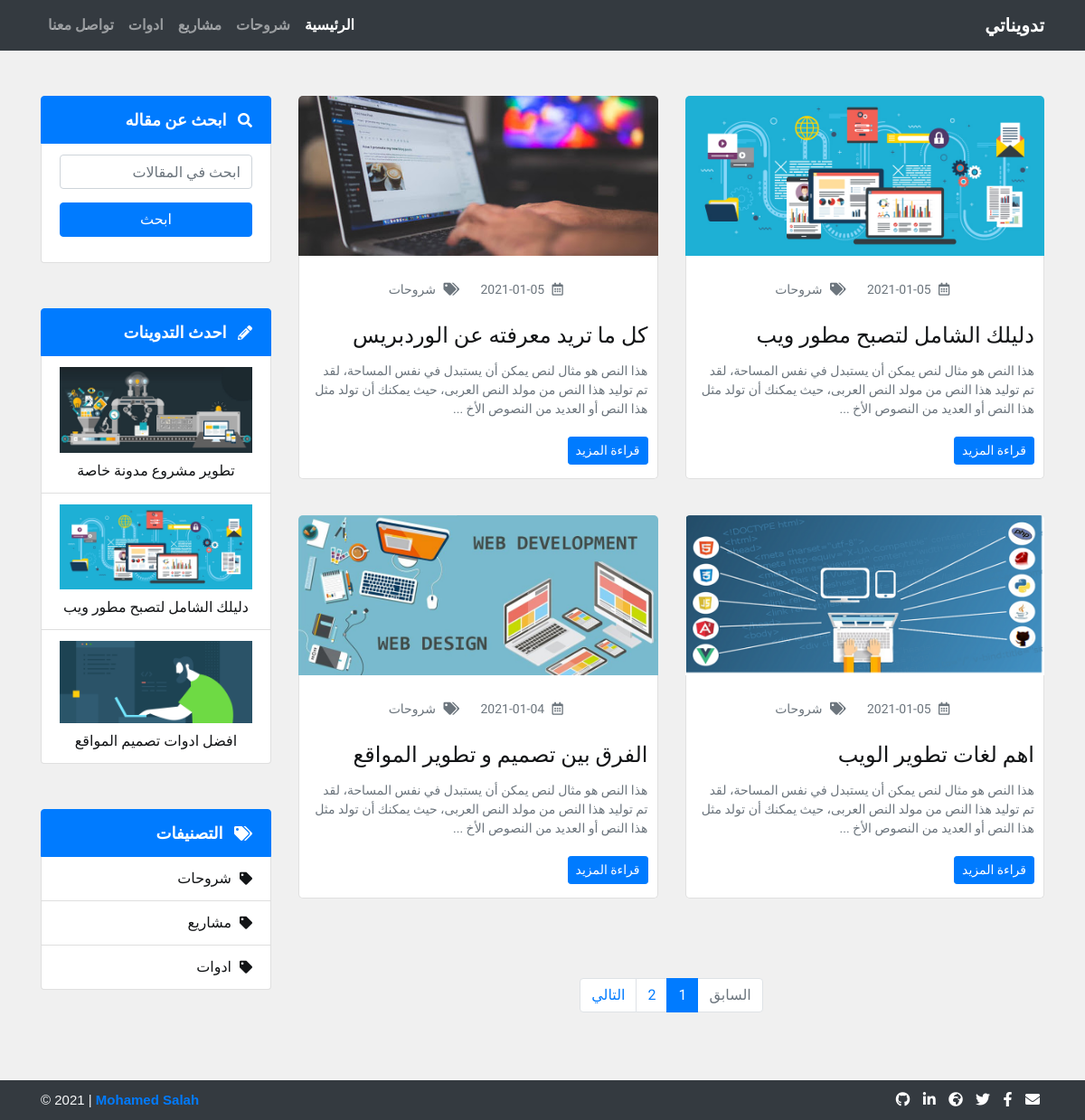
Page /categories.php?category=شروحات on the earlier database version.
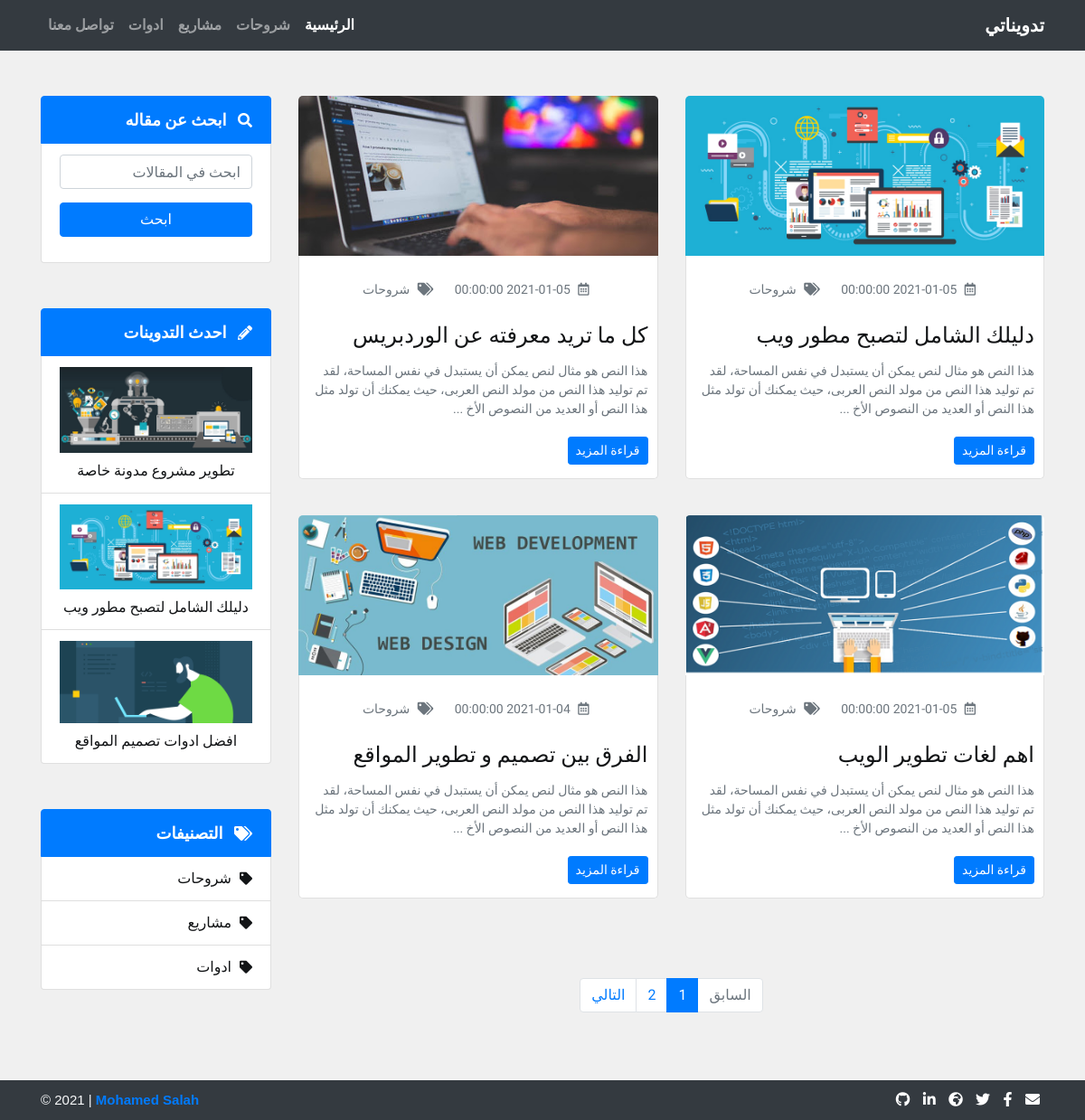
Same page on the later database version.
### tables this page shows
CREATE TABLE `posts` (
  `post_id` int(11) NOT NULL,
  `post_title` varchar(100) NOT NULL,
  `post_category` varchar(100) NOT NULL,
  `post_content` varchar(5000) NOT NULL,
  `post_picture` varchar(100) NOT NULL,
  `post_date` DATETIME NOT NULL DEFAULT current_timestamp()
);

### categories.php (the view, shortened to what the changed rows need)
<?php
include 'dashboard/include/connection.php';
include 'include/header.php';
$categoryName = $_GET['category'];
?>
<div class="content">
  <div class="container">
    <div class="row">
      <div class="col-lg-9">
        <div class="row">
          <?php
          isset($_GET['page']) ? $page = $_GET['page'] : $page = 1;
          $limit = 4;
          $start = ($page - 1) * $limit;
          $query = 'SELECT * FROM posts WHERE post_category = :categoryName ORDER BY post_id DESC LIMIT ' . $start . ', ' . $limit;
          $stmt = $db->prepare($query);
          $stmt->bindParam(':categoryName', $categoryName);
          $stmt->execute();
          while($row = $stmt->fetch()) {
            ?>
            <div class="post col-md-6">
              <div class="post-img">
                <a href="post.php?id=<?php echo $row['post_id']; ?>">
                  <img class="img-fluid" src="images/posts/<?php echo $row['post_picture']; ?>" alt="Post Image">
                </a>
              </div>
              <div class="post-details border-top-0 bg-white">
                <div class="post-meta text-secondary text-center">
                  <i class="far fa-calendar-alt"></i>
                  <span class="date"><?php echo $row['post_date']; ?></span>
                  <i class="fas fa-tags"></i>
                  <span class="tag"><?php echo $row['post_category']; ?></span>
                </div>
                <div class="post-title">
                  <h4>
                    <a href="post.php?id=<?php echo $row['post_id']; ?>"><?php echo $row['post_title']; ?></a>
                  </h4>
                </div>
                <div class="post-content text-secondary">
                  <p>
                    <?php echo substr($row['post_content'], 0, 269) . ' ...'; ?>
                  </p>
                  <a class="btn btn-primary btn-sm" href="post.php?id=<?php echo $row['post_id']; ?>">قراءة المزيد</a>
                </div>
              </div>
            </div>
            <?php
          }
          ?>
        </div>
      </div>
      <div class="d-none d-lg-block col-lg-3">
        <?php
        include 'include/sidebar.php';
        ?>
      </div>
    </div>
  </div>
</div>
<?php
include 'include/footer.php';
?>

### include/sidebar.php (shortened to what the changed rows need)
<div class="sidebar-item latest-posts">
  <ul class="list-group">
    <?php
    $limit = 3;
    $start = 0;
    $stmt = $db->query('SELECT post_id,post_picture, post_title FROM posts ORDER BY post_id DESC LIMIT ' . $start . ', ' . $limit);
    while($row = $stmt->fetch()) {
      ?>
      <li class="list-group-item">
        <a class="text-center" href="post.php?id=<?php echo $row['post_id']; ?>">
          <img class="d-block mb-2 img-fluid" src="images/posts/<?php echo $row['post_picture']; ?>" alt="Post Image">
          <span><?php echo $row['post_title']; ?></span>
        </a>
      </li>
      <?php
    }
    ?>
  </ul>
</div>

Differences in the rows shown:
changed posts "دليلك الشامل لتصبح مطور ويب": post_date "2021-01-05" → "2021-01-05 00:00:00"
changed posts "كل ما تريد معرفته عن الوردبريس": post_date "2021-01-05" → "2021-01-05 00:00:00"
changed posts "اهم لغات تطوير الويب": post_date "2021-01-05" → "2021-01-05 00:00:00"
changed posts "الفرق بين تصميم و تطوير المواقع": post_date "2021-01-04" → "2021-01-04 00:00:00"
